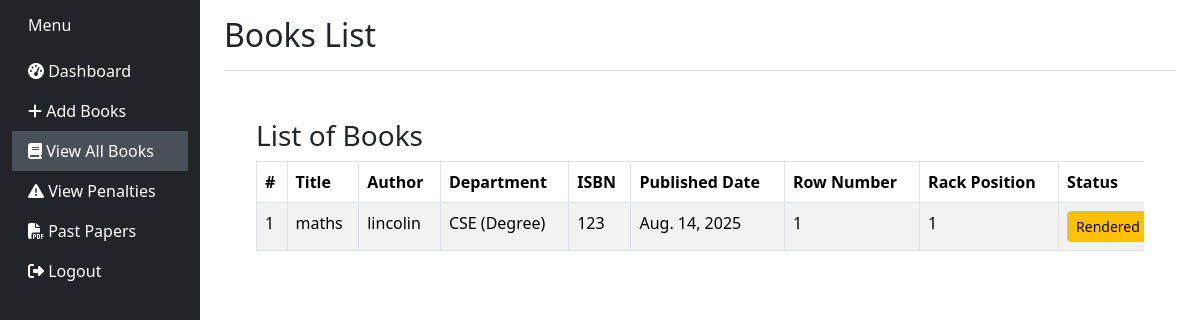
The app's page /librarian/view-books/ with its own data.
### apps/pages/models.py (models this page shows, shortened)
class Book(models.Model):
    STATUS_CHOICES = [
        ('Available', 'Available'),
        ('Rendered', 'Rendered'),
    ]
    title = models.CharField(max_length=255)
    author = models.ForeignKey(Author, on_delete=models.SET_NULL, null=True, blank=True)
    department = models.ForeignKey(Department, on_delete=models.SET_NULL, null=True, blank=True)
    isbn = models.CharField(max_length=13)
    published_date = models.DateField(null=True, blank=True)
    description = models.TextField(blank=True)
    row_number = models.CharField(max_length=50, blank=True, null=True)
    rack_position = models.CharField(max_length=50, blank=True, null=True)
    status = models.CharField(max_length=20, choices=STATUS_CHOICES, default='Available')
    rendered_to = models.ForeignKey(Student, on_delete=models.SET_NULL, null=True, blank=True)
    render_from = models.DateField(null=True, blank=True)
    render_to = models.DateField(null=True, blank=True)

class Author(models.Model):
    name = models.CharField(max_length=255, unique=True)
    def __str__(self):
        return self.name

class Department(models.Model):
    name = models.CharField(max_length=100, unique=True)
    code = models.CharField(max_length=10, default='00')
    category = models.CharField(
        max_length=20,
        choices=[('degree', 'Degree'), ('diploma', 'Diploma')],
        default='degree'
    )
    def __str__(self):
        return f"{self.name} ({self.category})"

### apps/pages/librarian.py (the view)
# urls.py: path('librarian/view-books/', librarian.view_books, name='view_books'),
def view_books(request):
    books = Book.objects.all()
    return render(request, 'librarian/view_books.html', {'books': books})

### templates/librarian/view_books.html (shortened to what this page needs)
{% load static %}
<!DOCTYPE html>
<html lang="en">
<head>
  <link href="https://cdn.jsdelivr.net/npm/bootstrap@5.3.2/dist/css/bootstrap.min.css" rel="stylesheet">
  <link href="https://cdnjs.cloudflare.com/ajax/libs/font-awesome/6.5.0/css/all.min.css" rel="stylesheet">
</head>
<body>
  <div class="container-fluid">
    <div class="row">
      <nav class="col-md-3 col-lg-2 d-md-block bg-dark sidebar collapse">
        {% include 'librarian/partial/sidebar.html' %}
      </nav>
      <main class="col-md-9 ms-sm-auto col-lg-10 px-md-4">
        <div
          class="d-flex justify-content-between flex-wrap flex-md-nowrap align-items-center pt-3 pb-2 mb-3 border-bottom">
          <h1 class="h2">Books List</h1>
        </div>
        <div class="content">
          <h3>List of Books</h3>
          <div style="overflow-x: auto;">
            <table class="table table-striped table-bordered" style="min-width: 1000px;">
              <thead>
                <tr>
                  <th>#</th>
                  <th>Title</th>
                  <th>Author</th>
                  <th>Department</th>
                  <th>ISBN</th>
                  <th>Published Date</th>
                  <th>Row Number</th>
                  <th>Rack Position</th>
                  <th>Status</th>
                </tr>
              </thead>
              <tbody>
                {% for book in books %}
                <tr>
                  <td>{{ forloop.counter }}</td>
                  <td>{{ book.title }}</td>
                  <td>{{ book.author }}</td>
                  <td>{{ book.department }}</td>
                  <td>{{ book.isbn }}</td>
                  <td>{{ book.published_date }}</td>
                  <td>{{ book.row_number }}</td>
                  <td>{{ book.rack_position }}</td>
                <td>
                <form method="post" action="{% url 'toggle_status' book.id %}">
                 <button type="button"
        class="btn btn-sm {% if book.status == 'Rendered' %}btn-warning{% else %}btn-success{% endif %} render-button"
        data-book-id="{{ book.id }}"
        data-book-title="{{ book.title }}"
        data-rendered-to="{% if book.rendered_to %}{{ book.rendered_to.user.full_name }}{% else %}N/A{% endif %}"
        data-reg-number="{% if book.rendered_to %}{{ book.rendered_to.reg_number }}{% else %}N/A{% endif %}"
        data-render-from="{{ book.render_from }}"
        data-render-to="{{ book.render_to }}"
        {% if book.status == 'Rendered' %} data-bs-toggle="modal" data-bs-target="#renderDetailsModal" {% endif %}>
  {{ book.status }}
</button>
                </form>
              </td>
                </tr>
                {% empty %}
                <tr>
                  <td colspan="10" class="text-center">No books available.</td>
                </tr>
                {% endfor %}
              </tbody>
            </table>
          </div>
        </div>
      </main>
    </div>
  </div>
</body>
</html>

### templates/librarian/view_books.html (style rules this page uses)
body { overflow-x: hidden; }
.sidebar { min-height: 100vh; background-color: #343a40; }
.content { padding: 2rem; }

### records on screen
Book: title "maths", author "lincolin", department "CSE (Degree)", isbn "123", published_date "Aug. 14, 2025", row_number "1", rack_position "1", status "Rendered"
